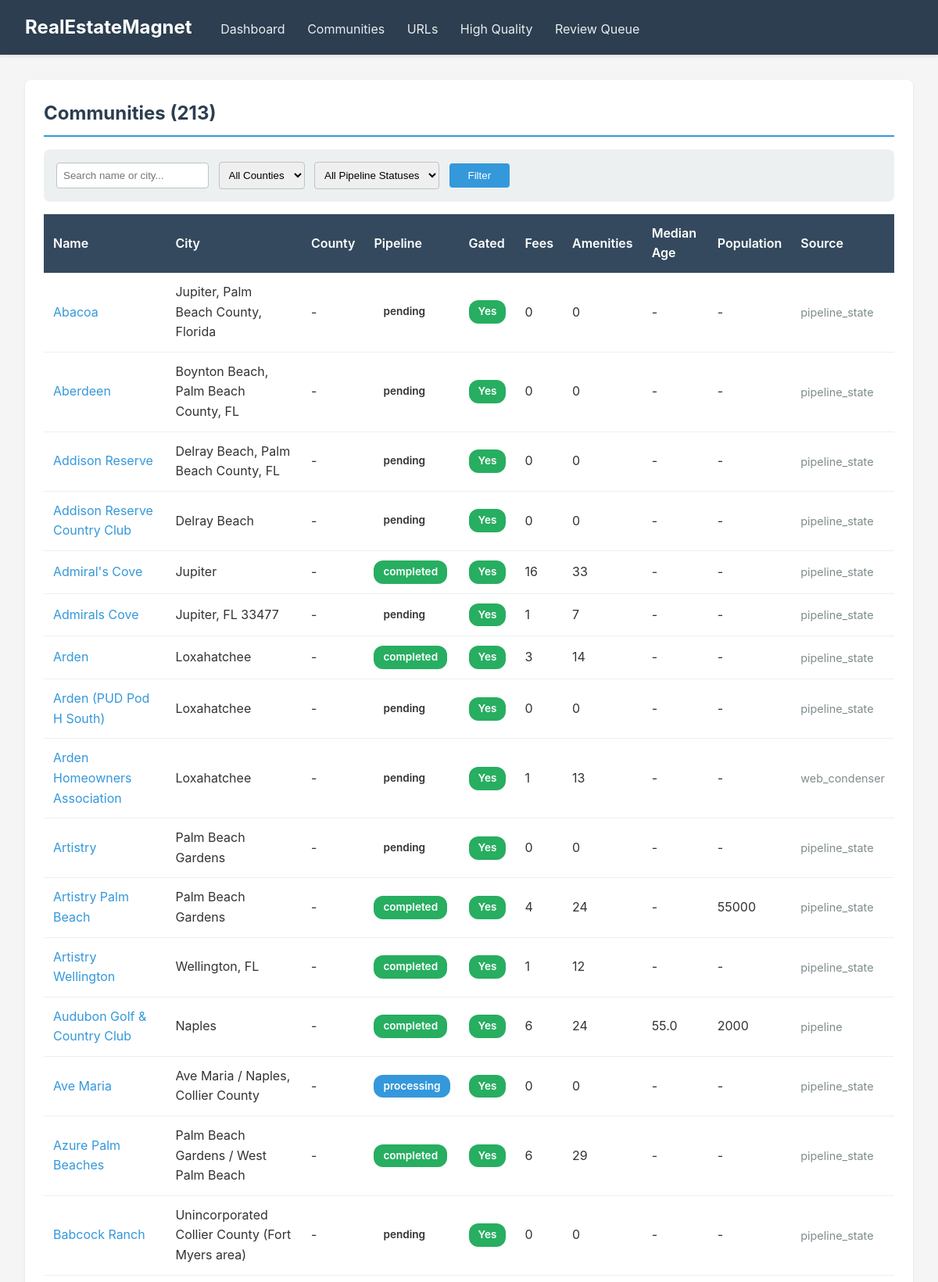
/communities (upper part), run on the app's committed database.
### modules/community/database.py (models this page shows, shortened)
class Base(DeclarativeBase):
    pass

class CommunityRow(Base):
    __tablename__ = "communities"
    id = Column(String(36), primary_key=True, default=lambda: str(uuid.uuid4()))
    name = Column(String(255), nullable=False, index=True)
    slug = Column(String(255), unique=True, nullable=False, index=True)
    county_fips = Column(String(10), index=True)
    city = Column(String(100), index=True)
    hoa_name = Column(String(255))
    cdd_name = Column(String(255))
    is_gated = Column(Boolean, default=True, index=True)
    latitude = Column(Float)
    longitude = Column(Float)
    overview = Column(Text)
    notes = Column(Text)
    data_source = Column(String(50), default="file_store")
    created_at = Column(DateTime, default=lambda: datetime.now(timezone.utc))
    updated_at = Column(DateTime, default=lambda: datetime.now(timezone.utc), onupdate=lambda: datetime.now(timezone.utc))
    fees = relationship("FeeRow", back_populates="community", cascade="all, delete-orphan")
    amenities = relationship("AmenityRow", back_populates="community", cascade="all, delete-orphan")
    demographics_entries = relationship("DemographicsRow", back_populates="community", cascade="all, delete-orphan")
    proximity_entries = relationship("ProximityRow", back_populates="community", cascade="all, delete-orphan")

### modules/web/viewer.py (the view)
@app.get("/communities", response_class=HTMLResponse)
async def communities_list(
    request: Request,
    search: Optional[str] = None,
    county: Optional[str] = None,
    status: Optional[str] = None,
):
    conn = get_db()
    cursor = conn.cursor()
    has_pipeline = True
    try:
        cursor.execute("SELECT 1 FROM community_pipeline_status LIMIT 1")
    except sqlite3.OperationalError:
        has_pipeline = False
    pipeline_select = "ps.status as pipeline_status" if has_pipeline else "NULL as pipeline_status"
    pipeline_join = (
        "LEFT JOIN community_pipeline_status ps ON c.slug = ps.community_slug"
        if has_pipeline
        else ""
    )
    query = f"""
        SELECT
            c.slug, c.name, c.city, c.county_fips, c.is_gated,
            c.data_source, c.created_at,
            COUNT(DISTINCT f.id) as fee_count,
            COUNT(DISTINCT a.id) as amenity_count,
            d.median_age, d.population,
            {pipeline_select}
        FROM communities c
        LEFT JOIN community_fees f ON c.slug = f.community_slug
        LEFT JOIN community_amenities a ON c.slug = a.community_slug
        LEFT JOIN community_demographics d ON c.slug = d.community_slug
        {pipeline_join}
    """
    params = []
    conditions = []
    if search:
        conditions.append("(c.name LIKE ? OR c.city LIKE ?)")
        params.extend([f"%{search}%", f"%{search}%"])
    if county:
        conditions.append("c.county_fips = ?")
        params.append(county)
    if status and has_pipeline:
        conditions.append("ps.status = ?")
        params.append(status)
    if conditions:
        query += " WHERE " + " AND ".join(conditions)
    query += " GROUP BY c.slug ORDER BY c.name"
    cursor.execute(query, params)
    communities = cursor.fetchall()
    cursor.execute("SELECT DISTINCT county_fips FROM communities WHERE county_fips IS NOT NULL ORDER BY county_fips")
    counties = [row[0] for row in cursor.fetchall()]
    pipeline_statuses = []
    if has_pipeline:
        cursor.execute(
            "SELECT DISTINCT status FROM community_pipeline_status ORDER BY status"
        )
        pipeline_statuses = [row[0] for row in cursor.fetchall()]
    conn.close()
    return templates.TemplateResponse(
        request,
        name="communities.html",
        context={
            "communities": communities,
            "counties": counties,
            "search": search,
            "county": county,
            "status": status,
            "pipeline_statuses": pipeline_statuses,
        }
    )

### modules/web/templates/communities.html (shortened to what this page needs)
{% extends "base.html" %}
{% block content %}
<div class="card">
    <h2>Communities ({{ communities|length }})</h2>
    <form method="get" class="filter-form">
        <input type="text" name="search" value="{{ search or '' }}" placeholder="Search name or city...">
        <select name="county">
            <option value="">All Counties</option>
        </select>
        <select name="status">
            <option value="">All Pipeline Statuses</option>
        </select>
        <button type="submit">Filter</button>
    </form>
    <table>
        <thead>
            <tr>
                <th>Name</th>
                <th>City</th>
                <th>County</th>
                <th>Pipeline</th>
                <th>Gated</th>
                <th>Fees</th>
                <th>Amenities</th>
                <th>Median Age</th>
                <th>Population</th>
                <th>Source</th>
            </tr>
        </thead>
        <tbody>
            {% for community in communities %}
            <tr>
                <td><a href="/communities/{{ community.slug }}">{{ community.name }}</a></td>
                <td>{{ community.city or '-' }}</td>
                <td>{{ community.county_fips or '-' }}</td>
                <td>
                    {% set pstatus = community.pipeline_status %}
                    {% if pstatus == 'completed' %}
                    <span class="badge badge-success">{{ pstatus }}</span>
                    {% elif pstatus == 'processing' %}
                    <span class="badge badge-info">{{ pstatus }}</span>
                    {% elif pstatus == 'partial' %}
                    <span class="badge badge-warning">{{ pstatus }}</span>
                    {% elif pstatus == 'failed' %}
                    <span class="badge badge-danger">{{ pstatus }}</span>
                    {% elif pstatus %}
                    <span class="badge">{{ pstatus }}</span>
                    {% else %}
                    -
                    {% endif %}
                </td>
                <td>
                    {% if community.is_gated %}
                    <span class="badge badge-success">Yes</span>
                    {% else %}
                    <span class="badge badge-warning">No</span>
                    {% endif %}
                </td>
                <td>{{ community.fee_count }}</td>
                <td>{{ community.amenity_count }}</td>
                <td>{{ community.median_age or '-' }}</td>
                <td>{{ community.population or '-' }}</td>
                <td class="text-muted text-small">{{ community.data_source }}</td>
            </tr>
            {% endfor %}
        </tbody>
    </table>
</div>
{% endblock %}

### modules/web/templates/base.html (style rules this page uses)
* { margin: 0; padding: 0; box-sizing: border-box; }
body { font-family: -apple-system, BlinkMacSystemFont, 'Segoe UI', Roboto, Oxygen, Ubuntu, Cantarell, sans-serif; background: #f5f5f5; color: #333; line-height: 1.6; }
.card { background: white; border-radius: 8px; padding: 1.5rem; margin-bottom: 1.5rem; box-shadow: 0 1px 3px rgba(0,0,0,0.1); }
.card h2 { color: #2c3e50; margin-bottom: 1rem; border-bottom: 2px solid #3498db; padding-bottom: 0.5rem; }
table { width: 100%; border-collapse: collapse; margin-top: 1rem; }
th { background: #34495e; color: white; padding: 0.75rem; text-align: left; font-weight: 600; }
td { padding: 0.75rem; border-bottom: 1px solid #ecf0f1; }
a { color: #3498db; text-decoration: none; }
.badge { display: inline-block; padding: 0.25rem 0.75rem; border-radius: 12px; font-size: 0.85rem; font-weight: 600; }
.badge-success { background: #27ae60; color: white; }
.badge-info { background: #3498db; color: white; }
.filter-form { background: #ecf0f1; padding: 1rem; border-radius: 8px; margin-bottom: 1rem; }
.filter-form input, .filter-form select { padding: 0.5rem; margin-right: 0.5rem; border: 1px solid #bdc3c7; border-radius: 4px; }
.filter-form button { background: #3498db; color: white; border: none; padding: 0.5rem 1.5rem; border-radius: 4px; cursor: pointer; }
.text-muted { color: #7f8c8d; }
.text-small { font-size: 0.9rem; }

### data on the page
CommunityRow: name "Abacoa", city "Jupiter, Palm Beach County, Florida", county_fips "-", pstatus "pending", shows "Yes", fee_count "0", amenity_count "0", median_age "-", population "-", data_source "pipeline_state"
CommunityRow: name "Aberdeen", city "Boynton Beach, Palm Beach County, FL", county_fips "-", pstatus "pending", shows "Yes", fee_count "0", amenity_count "0", median_age "-", population "-", data_source "pipeline_state"
CommunityRow: name "Addison Reserve", city "Delray Beach, Palm Beach County, FL", county_fips "-", pstatus "pending", shows "Yes", fee_count "0", amenity_count "0", median_age "-", population "-", data_source "pipeline_state"
CommunityRow: name "Addison Reserve Country Club", city "Delray Beach", county_fips "-", pstatus "pending", shows "Yes", fee_count "0", amenity_count "0", median_age "-", population "-", data_source "pipeline_state"
CommunityRow: name "Admiral's Cove", city "Jupiter", county_fips "-", pstatus "completed", shows "Yes", fee_count "16", amenity_count "33", median_age "-", population "-", data_source "pipeline_state"
CommunityRow: name "Admirals Cove", city "Jupiter, FL 33477", county_fips "-", pstatus "pending", shows "Yes", fee_count "1", amenity_count "7", median_age "-", population "-", data_source "pipeline_state"
CommunityRow: name "Arden", city "Loxahatchee", county_fips "-", pstatus "completed", shows "Yes", fee_count "3", amenity_count "14", median_age "-", population "-", data_source "pipeline_state"
CommunityRow: name "Arden (PUD Pod H South)", city "Loxahatchee", county_fips "-", pstatus "pending", shows "Yes", fee_count "0", amenity_count "0", median_age "-", population "-", data_source "pipeline_state"
CommunityRow: name "Arden Homeowners Association", city "Loxahatchee", county_fips "-", pstatus "pending", shows "Yes", fee_count "1", amenity_count "13", median_age "-", population "-", data_source "web_condenser"
CommunityRow: name "Artistry", city "Palm Beach Gardens", county_fips "-", pstatus "pending", shows "Yes", fee_count "0", amenity_count "0", median_age "-", population "-", data_source "pipeline_state"
CommunityRow: name "Artistry Palm Beach", city "Palm Beach Gardens", county_fips "-", pstatus "completed", shows "Yes", fee_count "4", amenity_count "24", median_age "-", population "55000", data_source "pipeline_state"
CommunityRow: name "Artistry Wellington", city "Wellington, FL", county_fips "-", pstatus "completed", shows "Yes", fee_count "1", amenity_count "12", median_age "-", population "-", data_source "pipeline_state"
CommunityRow: name "Audubon Golf & Country Club", city "Naples", county_fips "-", pstatus "completed", shows "Yes", fee_count "6", amenity_count "24", median_age "55.0", population "2000", data_source "pipeline"
CommunityRow: name "Ave Maria", city "Ave Maria / Naples, Collier County", county_fips "-", pstatus "processing", shows "Yes", fee_count "0", amenity_count "0", median_age "-", population "-", data_source "pipeline_state"
CommunityRow: name "Azure Palm Beaches", city "Palm Beach Gardens / West Palm Beach", county_fips "-", pstatus "completed", shows "Yes", fee_count "6", amenity_count "29", median_age "-", population "-", data_source "pipeline_state"
CommunityRow: name "Babcock Ranch", city "Unincorporated Collier County (Fort Myers area)", county_fips "-", pstatus "pending", shows "Yes", fee_count "0", amenity_count "0", median_age "-", population "-", data_source "pipeline_state"

### other printed values
{{ communities|length }} "213"
